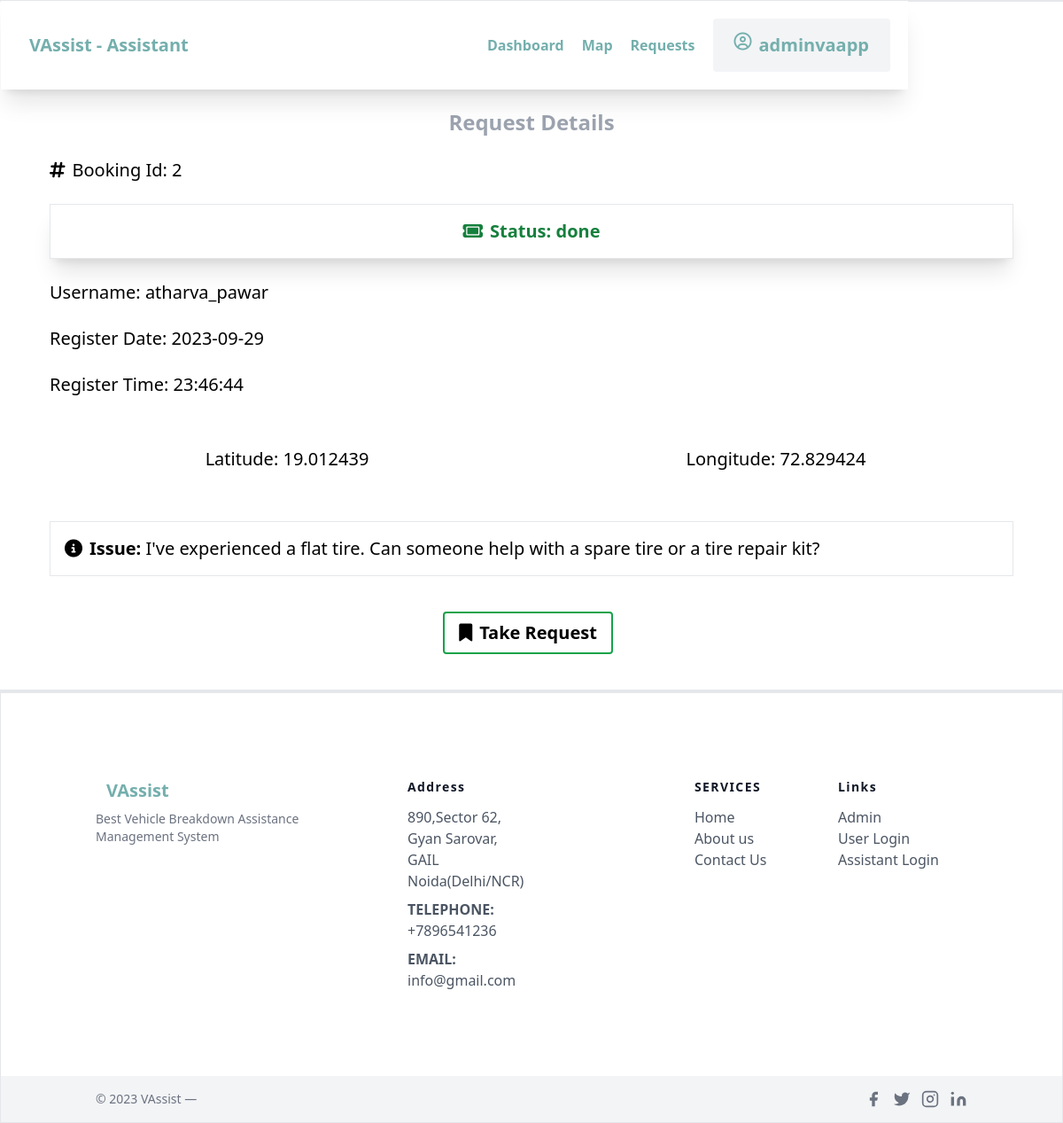
Screenshot of /bookingreq/2/ (signed in) with the database file from the repository.
### vaapp/models.py (models this page shows, shortened)
class bookingreq(models.Model):
    Booking_id = models.AutoField(primary_key=True)
    U_id = models.IntegerField(default=0)
    username = models.CharField(max_length=100, default="")
    locationlat = models.CharField(max_length=100, default="")
    locationlong = models.CharField(max_length=100, default="")
    state = models.CharField(max_length=100, default="")
    message = models.CharField(max_length=500, default="")
    bookdate = models.CharField(max_length=15, default="")
    booktime = models.CharField(max_length=15, default="")
    assistedbyAss_id = models.IntegerField(default=0)
    status = models.CharField(max_length=15, default="") # status = new / active / done

### vaapp/views.py (the view)
# urls.py: path('bookingreq/<int:booking_id>/', views.booking_request, name='booking_request'),
def booking_request(request, booking_id):
    print("booking_id: ", booking_id)
    request_details = bookingreq.objects.filter(Booking_id=booking_id).first()
    return render(request, 'assistant/booking_request.html', {'request_details': request_details})

### vaapp/templates/assistant/booking_request.html (shortened to what this page needs)
{% extends 'assistant/assbase.html' %} {% block title %}VAssist | Booking Request {{ booking_id }}{% endblock %}
<div>{% block content %} {% load static %}</div>
<div class="mx-4 pt-24">
  <header>
    <h2 class="text-gray-400 text-2xl font-semibold m-6 text-center">Request Details</h2>
  </header>
  <div class=" mx-10">
    <p class="text-xl my-6"><i class="fa-solid fa-hashtag mr-2"></i>Booking Id: {{ request_details.Booking_id }}</p>
    <p class="text-xl my-6 p-4 border shadow-xl text-center text-green-700 font-bold"><i class="fa-solid fa-ticket mr-2"></i>Status: {{ request_details.status }}</p>
    <p class="text-xl my-6">Username: {{ request_details.username }}</p>
    <p class="text-xl my-6">Register Date: {{ request_details.bookdate }}</p>
    <p class="text-xl my-6">Register Time: {{ request_details.booktime }}</p>
    <div class="grid grid-cols-2 gap-4">
      <p class="text-xl my-6 text-center p-2">Latitude: {{ request_details.locationlat }}</p>
      <p class="text-xl my-6 text-center p-2">Longitude: {{ request_details.locationlong }}</p>
    </div>
    <p class="text-xl my-6 p-4 border my-4"><i class="fa-solid fa-circle-info mr-2"></i><b>Issue:</b> {{ request_details.message }}</p>
    <div>
      <form method="post" action="{% url 'take_request' %}">
        <div class="flex justify-center my-10">
            <button type="submit" class="text-xl py-2 px-4 font-bold border border-2 border-green-600 mx-4 rounded px-2 hover:shadow-xl hover:border-gray-700 mr-6"><i class="fa-solid fa-bookmark mr-2"></i>Take Request</button>
        </div>
      </form>
    </div>
  </div>
</div>
{% endblock %}

### vaapp/templates/assistant/assbase.html (shortened to what this page needs)
<!DOCTYPE html>
<html lang="en">
<head>
    {% load static %}
    <link rel="stylesheet" href="https://cdnjs.cloudflare.com/ajax/libs/font-awesome/6.4.2/css/all.min.css">
    <script type="text/javascript" src="{% static 'jsscript\tailwindcss.js' %}"></script>
    <link rel="stylesheet" href="https://unpkg.com/leaflet@1.7.1/dist/leaflet.css" />
    <link rel="stylesheet" href="https://cdnjs.cloudflare.com/ajax/libs/leaflet/1.7.1/leaflet.min.css">
</head>
<body>
    <header class="text-[#74afad] body-font border shadow-xl ">
      <div class="fixed bg-white shadow-xl container mx-auto flex flex-wrap p-5 flex-col md:flex-row items-center z-40">
        <a href="/assindex" class="flex title-font font-medium items-center text-gray-900 mb-4 md:mb-0">
          <span class="font-extrabold ml-3 text-xl text-[#74afad]">VAssist - Assistant</span>
        </a>
        <nav class="md:ml-auto flex flex-wrap items-center text-base justify-center">
          <a href="/assindex" class="font-extrabold mr-5 hover:text-green-900">Dashboard</a>
          <a href="/assmap" class="font-extrabold mr-5 hover:text-green-900">Map</a>
          <a href="/all_request" class="font-extrabold mr-5 hover:text-green-900">Requests</a>
            <div>
            {% if user.is_authenticated %}
              <a href="/assprofile">
                  <p class="font-extrabold inline-flex bg-gray-100 border-0 py-4 px-6 focus:outline-none hover:bg-gray-200 rounded text-xl mt-4 md:mt-0"><i class="fa-regular fa-circle-user mr-2"></i>{{ user.username }}</p>
                </a>
            {% else %}
                <p class="navBar_text font-bold text-gray-600"><a href="{% url 'user_login' %}"
                    class="font-extrabold inline-flex items-center bg-gray-100 border-0 py-1 px-3 focus:outline-none hover:bg-gray-200 rounded text-base mt-4 md:mt-0">Login</a></p>
            {% endif %}
            </div>
        </nav>
      </div>
    </header>
{% block content %}{% endblock %}
  <footer class="text-gray-600 body-font border border-t-4 shadow-xl">
    <div class="container px-5 py-24 mx-auto flex md:items-center lg:items-start md:flex-row md:flex-nowrap flex-wrap flex-col">
      <div class="w-64 flex-shrink-0 md:mx-0 mx-auto text-center md:text-left">
        <a class="flex title-font font-medium items-center md:justify-start justify-center text-gray-900">
          <span class="ml-3 font-extrabold ml-3 text-xl text-[#74afad]">VAssist</span>
        </a>
        <p class="mt-2 text-sm text-gray-500">Best Vehicle Breakdown Assistance Management System</p>
      </div>
      <div class="flex-grow flex flex-wrap md:pl-20 -mb-10 md:mt-0 mt-10 md:text-left text-center">
        <div class="lg:w-1/4 md:w-1/2 w-full px-4">
          <h2 class="title-font font-medium text-gray-900 tracking-widest text-sm mb-3"><b>Address</b></h2>
          <nav class="list-none mb-10">
            <li>
              <a class="text-gray-600 hover:text-gray-800">890,Sector 62, Gyan Sarovar, GAIL Noida(Delhi/NCR)</a>
            </li>
            <li class="my-2">
              <a class="text-gray-600 hover:text-gray-800"><b>TELEPHONE:</b> +7896541236</a>
            </li>
            <li>
              <a class="text-gray-600 hover:text-gray-800"><b>EMAIL:</b> info@gmail.com</a>
            </li>
          </nav>
        </div>
        <div class="lg:w-1/4 md:w-1/2 w-full px-4">
        </div>
        <div class="lg:w-1/4 md:w-1/2 w-full px-4">
          <h2 class="title-font font-medium text-gray-900 tracking-widest text-sm mb-3"><b>SERVICES</b></h2>
          <nav class="list-none mb-10">
            <li>
              <a href="/" class="text-gray-600 hover:font-bold hover:text-gray-800">Home</a>
            </li>
            <li>
              <a href="/about" class="text-gray-600 hover:font-bold hover:text-gray-800">About us</a>
            </li>
            <li>
              <a href="/contact" class="text-gray-600 hover:font-bold hover:text-gray-800">Contact Us</a>
            </li>
          </nav>
        </div>
        <div class="lg:w-1/4 md:w-1/2 w-full px-4">
          <h2 class="title-font font-medium text-gray-900 tracking-widest text-sm mb-3"><b>Links</b></h2>
          <nav class="list-none mb-10">
            <li>
              <a href="/admin" class="text-gray-600 hover:font-bold hover:text-gray-800">Admin</a>
            </li>
            <li>
              <a href="{% url 'user_login' %}"
                class="text-gray-600 hover:font-bold hover:text-gray-800">User Login</a>
            </li>
            <li>
              <a href="/asslogin" class="text-gray-600 hover:font-bold hover:text-gray-800">Assistant Login</a>
            </li>
          </nav>
        </div>
      </div>
    </div>
    <div class="bg-gray-100">
      <div class="container mx-auto py-4 px-5 flex flex-wrap flex-col sm:flex-row">
        <p class="text-gray-500 text-sm text-center sm:text-left">© 2023 VAssist —
        </p>
        <span class="inline-flex sm:ml-auto sm:mt-0 mt-2 justify-center sm:justify-start">
          <a class="text-gray-500">
            <svg fill="currentColor" stroke-linecap="round" stroke-linejoin="round" stroke-width="2" class="w-5 h-5" viewBox="0 0 24 24">
              <path d="M18 2h-3a5 5 0 00-5 5v3H7v4h3v8h4v-8h3l1-4h-4V7a1 1 0 011-1h3z"></path>
            </svg>
          </a>
          <a class="ml-3 text-gray-500">
            <svg fill="currentColor" stroke-linecap="round" stroke-linejoin="round" stroke-width="2" class="w-5 h-5" viewBox="0 0 24 24">
              <path d="M23 3a10.9 10.9 0 01-3.14 1.53 4.48 4.48 0 00-7.86 3v1A10.66 10.66 0 013 4s-4 9 5 13a11.64 11.64 0 01-7 2c9 5 20 0 20-11.5a4.5 4.5 0 00-.08-.83A7.72 7.72 0 0023 3z"></path>
            </svg>
          </a>
          <a class="ml-3 text-gray-500">
            <svg fill="none" stroke="currentColor" stroke-linecap="round" stroke-linejoin="round" stroke-width="2" class="w-5 h-5" viewBox="0 0 24 24">
              <rect width="20" height="20" x="2" y="2" rx="5" ry="5"></rect>
              <path d="M16 11.37A4 4 0 1112.63 8 4 4 0 0116 11.37zm1.5-4.87h.01"></path>
            </svg>
          </a>
          <a class="ml-3 text-gray-500">
            <svg fill="currentColor" stroke="currentColor" stroke-linecap="round" stroke-linejoin="round" stroke-width="0" class="w-5 h-5" viewBox="0 0 24 24">
              <path stroke="none" d="M16 8a6 6 0 016 6v7h-4v-7a2 2 0 00-2-2 2 2 0 00-2 2v7h-4v-7a6 6 0 016-6zM2 9h4v12H2z"></path>
              <circle cx="4" cy="4" r="2" stroke="none"></circle>
            </svg>
          </a>
        </span>
      </div>
    </div>
  </footer>
</body>
</html>

### rows the page displays
bookingreq: Booking_id "2", status "done", username "atharva_pawar", bookdate "2023-09-29", booktime "23:46:44", locationlat "19.012439", locationlong "72.829424", message "I've experienced a flat tire. Can someone help with a spare tire or a tire repair kit?"

### other values shown
{{ user.username }} "adminvaapp"
